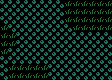

This game map was drawn from its Tiled (.tmx) file and the tilesets committed beside it. A one-line description and the full map source follow:
An orthogonal 14x10 tile map with 8x8 px tiles, 2 tile layers (ground, water) and 6 objects.

<map version="1.10" tiledversion="1.11.0" orientation="orthogonal" renderorder="right-down" width="14" height="10" tilewidth="8" tileheight="8" infinite="0" nextlayerid="8" nextobjectid="14">
 <tileset firstgid="1" source="../tilesheets/spritesheet_extra.tsx" />
 <layer id="1" name="ground" width="14" height="10">
  <data encoding="csv">
0,0,0,0,0,0,0,0,31,31,31,31,31,31,
0,0,0,0,0,0,0,0,31,31,31,31,31,31,
0,0,0,0,0,0,0,0,31,31,31,31,31,31,
31,0,0,0,0,0,0,0,0,31,31,31,31,31,
31,31,0,0,0,0,0,0,0,0,0,0,0,0,
31,31,0,0,0,0,0,0,0,0,0,0,0,0,
31,0,0,0,0,0,0,0,0,0,0,0,0,0,
0,0,0,0,0,0,0,0,0,0,0,0,0,0,
0,31,31,31,31,31,0,0,0,0,0,0,0,0,
0,31,31,31,31,31,0,0,0,0,0,0,0,0
</data>
 </layer>
 <layer id="6" name="water" width="14" height="10">
  <data encoding="csv">
2,2,2,2,2,2,2,2,0,0,0,0,0,0,
2,2,2,2,2,2,2,2,0,0,0,0,0,0,
2,2,2,2,2,2,2,2,0,0,0,0,0,0,
0,2,2,2,2,2,2,2,2,0,0,0,0,0,
0,0,2,2,2,2,2,2,2,2,2,2,2,2,
0,0,2,2,2,2,2,2,2,2,2,2,2,2,
0,2,2,2,2,2,2,2,2,2,2,2,2,2,
2,2,2,2,2,2,2,2,2,2,2,2,2,2,
2,0,0,0,0,0,2,2,2,2,2,2,2,2,
2,0,0,0,0,0,2,2,2,2,2,2,2,2
</data>
 </layer>
 <objectgroup id="7" name="water">
  <object id="5" x="0" y="0.181818" width="64" height="24" />
  <object id="7" x="15.8182" y="32.1818" width="96" height="32" />
  <object id="8" x="8.18182" y="24.1818" width="64" height="8" />
  <object id="9" x="48.1818" y="64.3636" width="64" height="16" />
  <object id="11" x="0" y="56" width="8" height="24" />
  <object id="13" x="8.18182" y="48.3636" width="8" height="16" />
 </objectgroup>
</map>